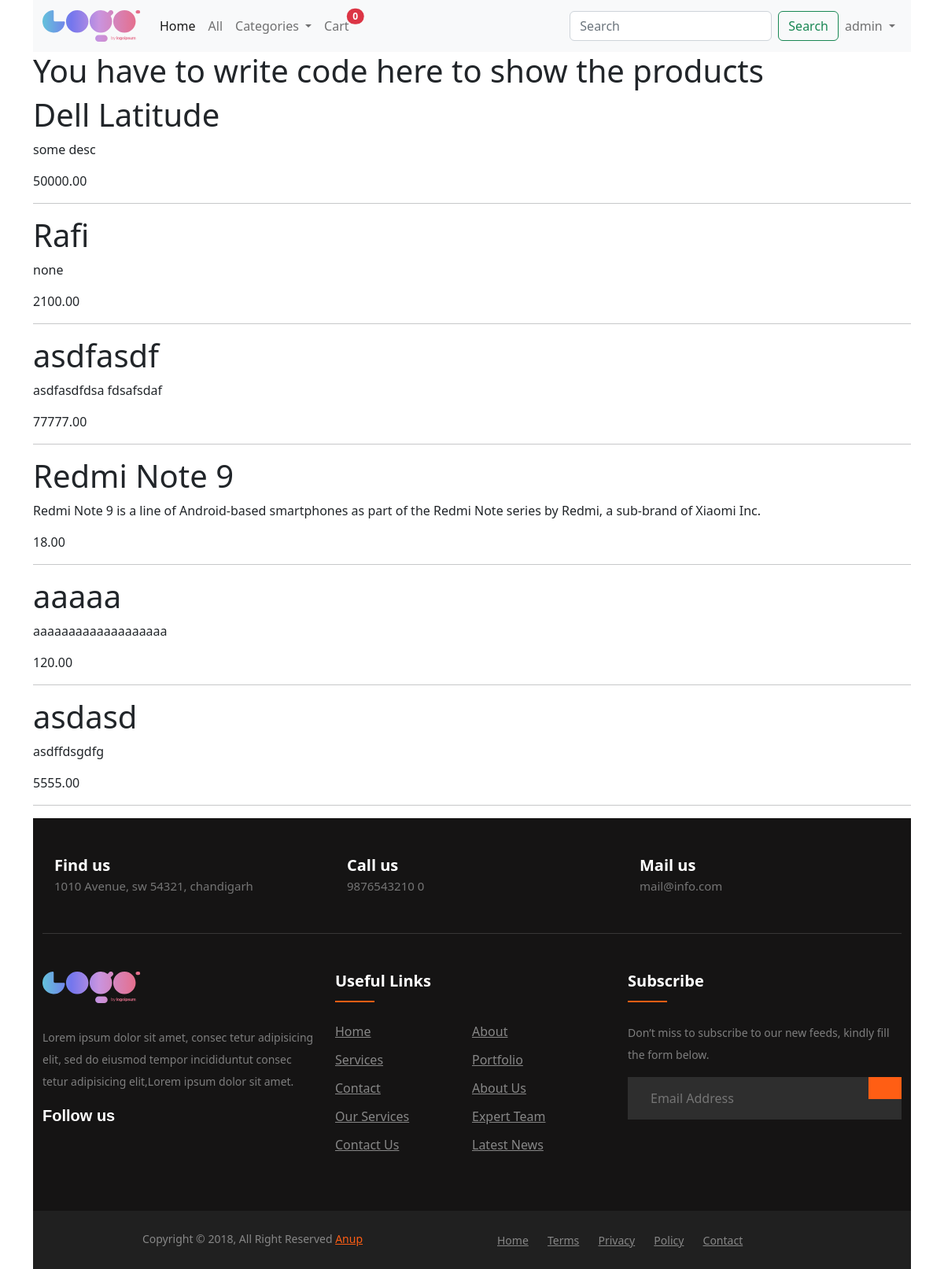
The app's page /all-products.php (signed in) with its own data.
### tables this page shows
CREATE TABLE `products` (
  `id` int(11) NOT NULL,
  `sku` varchar(128) NOT NULL,
  `category_id` int(11) NOT NULL,
  `subcategory_id` int(11) NOT NULL,
  `name` varchar(256) NOT NULL,
  `description` text NOT NULL,
  `price` float(10,2) NOT NULL,
  `quantity` int(11) NOT NULL,
  `images` varchar(512) NOT NULL,
  `discount` int(11) NOT NULL DEFAULT 0,
  `hot` set('0','1') NOT NULL DEFAULT '1',
  `created_at` timestamp NOT NULL DEFAULT current_timestamp()
);

### all-products.php (the view, shortened to what this page needs)
<?php
require "inc/connection.php";
$s = "select * from products where 1 order by created_at desc";
$r = $conn->query($s);
?>
<!DOCTYPE html>
<html lang="en">
<head>
    <link rel="stylesheet" href="assets/css/bootstrap.min.css">
    <link rel="stylesheet" href="assets/css/lightbox.min.css">
    <link rel="stylesheet" href="assets/css/footer.css">
</head>
<body>
    <div class="container">
<?php include "inc/navbar.php";?>
<h1>You have to write code here to show the products</h1>
<?php
while($row = $r->fetch_assoc()){
    echo "<h1>".$row['name']."</h1>";
    echo "<p>".$row['description']."</p>";
    echo "<p>".$row['price']."</p>";
    echo "<hr>";
}
?>
<?php include "inc/footer.php"; ?>
</body>
</html>

### records on screen
products: name "Dell Latitude", description "some desc", price "50000.00"
products: name "Rafi", description "none", price "2100.00"
products: name "asdfasdf", description "asdfasdfdsa fdsafsdaf", price "77777.00"
products: name "Redmi Note 9", description "Redmi Note 9 is a line of Android-based smartphones as part of the Redmi Note series by Redmi, a sub-brand of Xiaomi Inc.", price "18.00"
products: name "aaaaa", description "aaaaaaaaaaaaaaaaaaa", price "120.00"
products: name "asdasd", description "asdffdsgdfg", price "5555.00"

### other values on screen
$_SESSION['username'] "admin"
